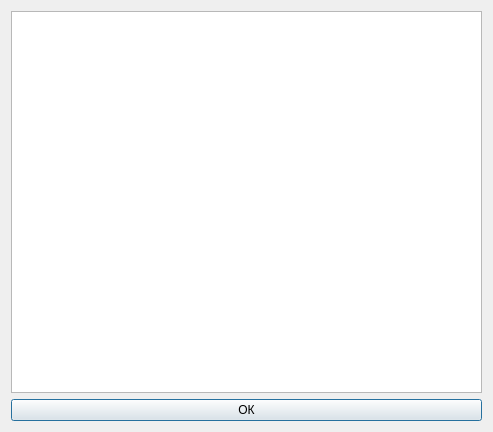
<?xml version="1.0" encoding="UTF-8"?>
<ui version="4.0">
 <class>NodesDialog</class>
 <widget class="QDialog" name="NodesDialog">
  <property name="geometry">
   <rect>
    <x>0</x>
    <y>0</y>
    <width>493</width>
    <height>432</height>
   </rect>
  </property>
  <property name="windowTitle">
   <string>Dialog</string>
  </property>
  <layout class="QVBoxLayout" name="verticalLayout">
   <item>
    <widget class="QTableView" name="tableView"/>
   </item>
   <item>
    <widget class="QPushButton" name="pushButton">
     <property name="text">
      <string>ОК</string>
     </property>
    </widget>
   </item>
  </layout>
 </widget>
 <resources/>
 <connections/>
</ui>
